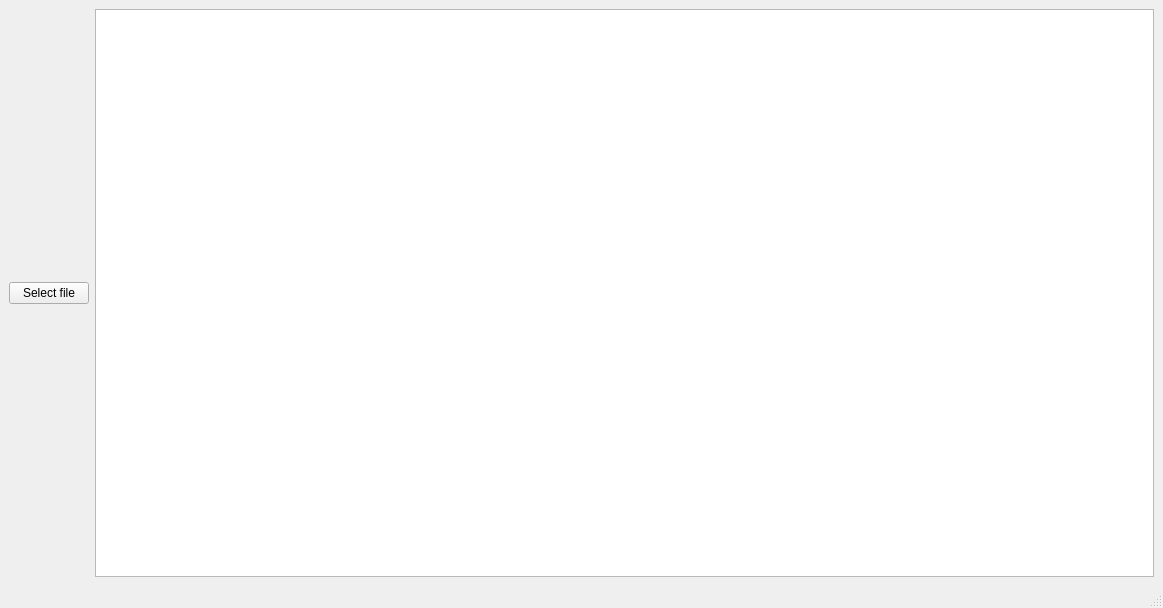
<?xml version="1.0" encoding="UTF-8"?>
<ui version="4.0">
 <class>MainWindow</class>
 <widget class="QMainWindow" name="MainWindow">
  <property name="geometry">
   <rect>
    <x>0</x>
    <y>0</y>
    <width>1163</width>
    <height>608</height>
   </rect>
  </property>
  <property name="windowTitle">
   <string>MainWindow</string>
  </property>
  <widget class="QWidget" name="centralwidget">
   <layout class="QGridLayout" name="gridLayout">
    <item row="1" column="1">
     <widget class="QGraphicsView" name="graphicsView"/>
    </item>
    <item row="1" column="0">
     <widget class="QPushButton" name="pushButtonSelectFile">
      <property name="text">
       <string>Select file</string>
      </property>
     </widget>
    </item>
   </layout>
  </widget>
  <widget class="QMenuBar" name="menubar">
   <property name="geometry">
    <rect>
     <x>0</x>
     <y>0</y>
     <width>1163</width>
     <height>22</height>
    </rect>
   </property>
  </widget>
  <widget class="QStatusBar" name="statusbar"/>
 </widget>
 <resources/>
 <connections/>
</ui>
